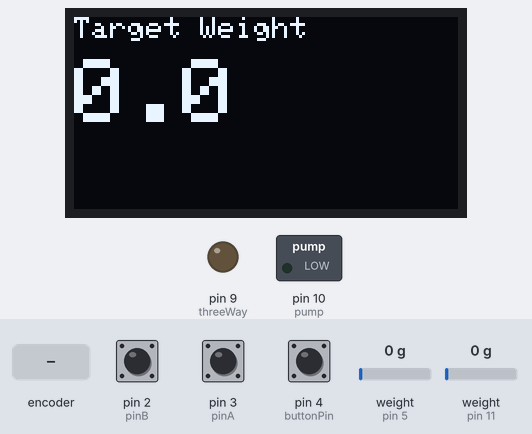
Recording of a sketch running on a simulated Arduino Uno, built with avr-gcc and run on an emulated ATmega328P. Shown: 128×64 one-colour display, switched loads named in the sketch (green lamp = pin HIGH), output pins drawn as LEDs (lit = HIGH). The test bench sets the inputs (shaded band); at power-on: pin 4 (buttonPin) HIGH, weight on the scale (sensors on pin 5, pin 11) 0 g, pin 2 (pinB) HIGH, pin 3 (pinA) HIGH. EEPROM starts erased.

Above: at 3.2 s.
3.3 s: pin 4 (buttonPin) pulled LOW for 0.15 s
At 4.7 s:
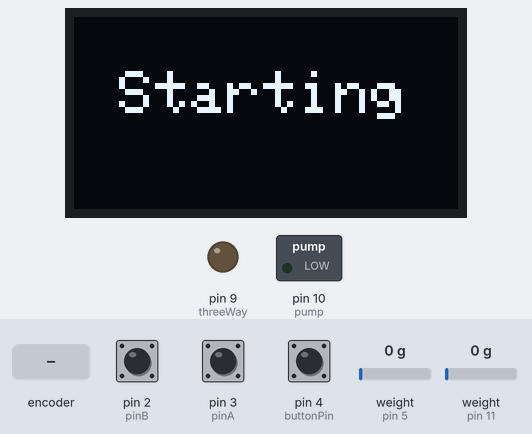
6.4 s: weight on the scale (sensor on pin 5) set to 100 g
8.2 s: rotary encoder on pin 3 (pinA) / pin 2 (pinB) turned 3 steps (first pin leading)
At 9.4 s:
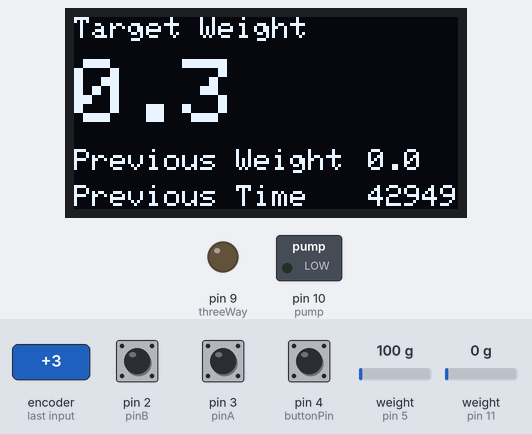
10.3 s: pin 4 (buttonPin) pulled LOW for 1 s
At 14.29 s:
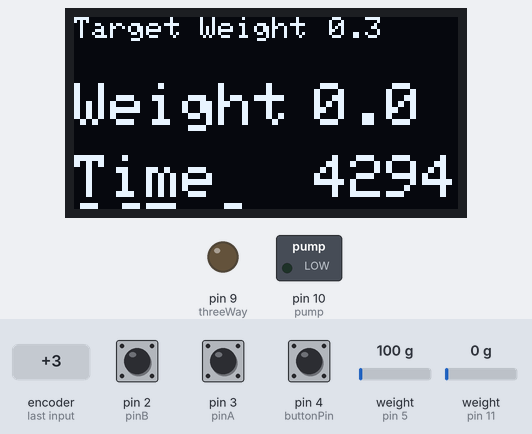
14.3 s: weight on the scale (sensor on pin 11) set to 100 g
16.0 s: rotary encoder on pin 3 (pinA) / pin 2 (pinB) turned 1 step (first pin leading)
At 17.5 s:
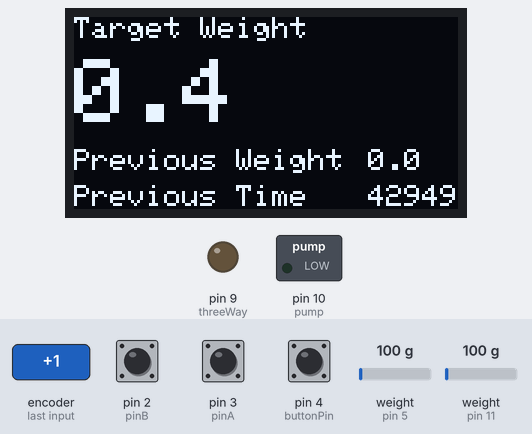
Timing chart, 0 to 18.7 s (numbered marks = the images above; inputs shaded):
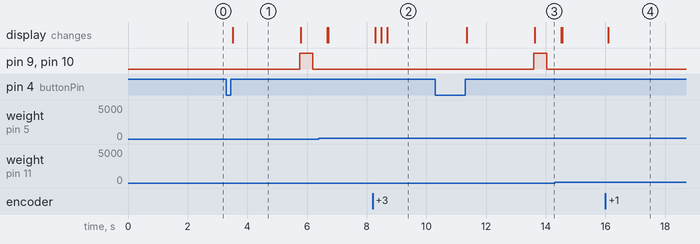

The sketch:

Espresso_Brain_By_Weight_Alternatetiming.ino
```cpp
//FYI I used this hx711 library
//     URL: https://github.com/RobTillaart/HX711


//Screen Stuff
#include <Adafruit_SSD1306.h>
//#include <splash.h>
#define SCREEN_WIDTH 128
#define SCREEN_HEIGHT 64
#define OLED_RESET     4 // Reset pin # (or -1 if sharing Arduino reset pin)
Adafruit_SSD1306 display(SCREEN_WIDTH, SCREEN_HEIGHT, &Wire, OLED_RESET);

#include <EEPROM.h> //This is being used to store the target weight so when arduino power cycles it retains last used weight

//this is the little board that comes with each load cell
#include "HX711.h"
HX711 scale;
HX711 scale2;

// pins for the first load cell
uint8_t dataPin = 5;
uint8_t clockPin = 6;

// pins for the second load cell
uint8_t dataPin2 = 11;
uint8_t clockPin2 = 12;

//the variable to hold a value for each load cell (float because it is a decimal)
float w1;
float w2;

//Obviously we use this stuff for weight
float currentWeight;
float lastWeight;
bool weightReached = false;
float targetWeight;
float weightOffset = 1.2; // This value is how many grams before the target should the pump shut off, you need to test

//This stuff is all related to timing
const unsigned long eventInterval = 100;
const unsigned long reachedInterval = 3000; // how long to keep reading and updating the weight after the target weight is reached (btw 1000 = 1s)
unsigned long previousTime = 0;
unsigned long startCounting;
float elapsedTime;
unsigned long currentTime;
float tV = 0.0;

//This is the weight that arduino will default to when powered on
int storedWeight;


//This is rudamentary state logic
bool started = false;
bool preStarted = false;


//-------------- the rotary encoder  //--------------
int buttonPin = 4;
int buttonPinState = 1;
int buttonPinLast = 1;
bool buttonPressed = 0;
int pinA =3;
int pinB = 2;
int pinAStateCurrent = HIGH;
int pinAStateLast = pinAStateCurrent;
bool turnDetected = false;


//-------------- The Relays //--------------
int threeWay = 9;
int pump = 10;

//Helper functions that turn the relays on and off
void extractOn(){
  digitalWrite(pump, HIGH);
  digitalWrite(threeWay, HIGH);
  }

void extractOff(){
  digitalWrite(pump, LOW);
  digitalWrite(threeWay, LOW);
  }


//-------------- These are the different layouts for each screen that we will use, helps keep our code more readable to break them out like this//--------------


//When you first turn the machine on
void preStartedDisplay(){
  display.setTextSize(1);
  display.setTextColor(SSD1306_WHITE); // Draw white text
  display.setCursor(0, 0);
  display.print("Target Weight");
  display.setTextSize(3);
  display.setTextColor(SSD1306_WHITE); // Draw white text
  display.setCursor(0, 14);
  display.print(targetWeight, 1);


//if you've pulled a shot already put the info on screen (if TV isnt 0 you've pulled a shot)
  if (tV !=0){
    display.setTextSize(1); // this is size..  1 is 8 pixels tall, 2 is 16, and so on
    display.setTextColor(SSD1306_WHITE); // Draw white text
    display.setCursor(0, 44); // this is position in (x,y)
    display.print("Previous Weight"); //display.print sends this to buffer
    display.setTextSize(1);
    display.setTextColor(SSD1306_WHITE); // Draw white text
    display.setCursor(98, 44);
    display.print(lastWeight, 1);
    display.setTextSize(1);
    display.setTextColor(SSD1306_WHITE); // Draw white text
    display.setCursor(0, 56);
    display.print("Previous Time");
    display.setTextSize(1);
    display.setTextColor(SSD1306_WHITE); // Draw white text
    display.setCursor(98, 56);
    display.print(tV, 1);
  }
}

//-------------- when the shot is being pulled this is what is shown
void startedDisplay(){

  display.setTextSize(1);
  display.setTextColor(SSD1306_WHITE); // Draw white text
  display.setCursor(0, 0);
  display.print("Target Weight");
  display.setTextSize(1);
  display.setTextColor(SSD1306_WHITE); // Draw white text
  display.setCursor(85, 0);
  display.print(targetWeight, 1);
  display.setTextSize(2);
  display.setTextColor(SSD1306_WHITE); // Draw white text
  display.setCursor(0,22);
  display.print("Weight");
  display.setTextSize(2);
  display.setTextColor(SSD1306_WHITE); // Draw white text
  display.setCursor(80,22);
  display.print(currentWeight, 1);
  display.setTextSize(2);
  display.setTextColor(SSD1306_WHITE); // Draw white text
  display.setCursor(0, 46);
  display.print("Time");
  display.setTextSize(2);
  display.setTextColor(SSD1306_WHITE); // Draw white text
  display.setCursor(80, 46);
  display.print(tV,1);


  }

//-------------- This is identical to when a shot is pulled only we switch to a more precise method of reading the scale (called lastWeight)

void justEndedDisplay(){
  display.setTextSize(1);
  display.setTextColor(SSD1306_WHITE); // Draw white text
  display.setCursor(0, 0);
  display.print("Target Weight");
  display.setTextSize(1);
  display.setTextColor(SSD1306_WHITE); // Draw white text
  display.setCursor(85, 0);
  display.print(targetWeight, 1);
  display.setTextSize(2);
  display.setTextColor(SSD1306_WHITE); // Draw white text
  display.setCursor(0,22);
  display.print("Weight");
  display.setTextSize(2);
  display.setTextColor(SSD1306_WHITE); // Draw white text
  display.setCursor(80,22);
  display.print(lastWeight, 1);
  display.setTextSize(2);
  display.setTextColor(SSD1306_WHITE); // Draw white text
  display.setCursor(0, 46);
  display.print("Time");
  display.setTextSize(2);
  display.setTextColor(SSD1306_WHITE); // Draw white text
  display.setCursor(80, 46);
  display.print(tV,1);

  }


//-------------- This is just that text "starting" that appears after you click the encoder but before the pump is on.


void startingDisplay(){
  display.clearDisplay();
  display.setTextSize(2);
  display.setTextColor(SSD1306_WHITE); // Draw white text
  display.setCursor(15,18);
  display.print("Starting");
  display.display();
  }


//-------------- This function adds or subtracts .1 to the target weight if you turn left or right
void increment(){
    turnDetected = true;
    //Rotation
    pinAStateCurrent = digitalRead(pinA);
    if((pinAStateLast == LOW) && (pinAStateCurrent == HIGH)){
    if(digitalRead(pinB) == HIGH){
          Serial.println("decremented");
          targetWeight -= 0.1;
        delay(15);
      }
    else {
    targetWeight += 0.1;
    delay(15);
    }
  }
  pinAStateLast = pinAStateCurrent;
}

//--------------  This function checks to see if the button was pressed
void buttonDetect(){
  buttonPinState=digitalRead(buttonPin);
  if (buttonPinState != buttonPinLast){
     if ((buttonPinState==1) && (!started)) /*I just started extracting*/{
      preStarted = false;
      startingDisplay();
      tareScales();
      delay(250);
      tV=0;
      currentWeight=0;
      elapsedTime=0;
      preStarted = false;
      started=true;
      extractOn();
      startCounting = millis();
      display.clearDisplay();
      }
     if ((elapsedTime>1.0) &&(buttonPinState==1) && (started)) /*I want to stop the extraction manually*/{
      weightReached = true;
      }
    buttonPinLast=buttonPinState;
  }
}
//-------------- This is the interupt that we create in our setup, the conditional statement means if you rotate the encoder while a shot is extracting it wont run any code and cause lag

void update(){
  if(preStarted) {
    increment();
  }
}

//--------------//--------------//--------------//--------------//--------------//--------------//--------------//--------------//--------------
//--------------//--------------//--------------//--------------//--------------//--------------//--------------//--------------//--------------

void setup()
{
  Serial.begin(9600);

//display setup
    if(!display.begin(SSD1306_SWITCHCAPVCC, 0x3C)) { // Address 0x3C for 128x32
    Serial.println(F("SSD1306 allocation failed"));
    for(;;); // Don't proceed, loop forever

  }

//This is seeing if this is the first time you are writing to the eeprom and if it is just put a 0 for now
  if (EEPROM.read(256) != 123){
    EEPROM.write(256, 123);
    storedWeight = 0;
  }

//This code runs every time the arduino powers back on... it sets the target weight to the last weight used so that it "remmbers"
  else {
    EEPROM.get(0, storedWeight);
  }
//  This is a trick to convert our int back into a float, eeprom floats cant go very high because you only have like a byte so we store the weigth as an int and convert it back
  targetWeight = storedWeight*0.1;

//setting up the relays
   pinMode (pump, OUTPUT);
   pinMode(threeWay, OUTPUT);

//making sure the pump and valve are off, probably dont need but just in case
   extractOff();

// inital display
  display.clearDisplay();
  preStartedDisplay();
  display.display();

//  This is our rotary encoder setup
  pinMode(buttonPin, INPUT_PULLUP); // initialize the button pin as a input
  pinMode (pinA, INPUT_PULLUP);
  pinMode (pinB, INPUT_PULLUP);
  attachInterrupt(digitalPinToInterrupt(pinA), update, CHANGE);


//  This initiallizes the scales
  scale.begin(dataPin, clockPin);
  scale2.begin(dataPin2, clockPin2);

//This is the callibration value for each load cell, you need to calibrate
//them with a known weight The good thing is that the value is linear so if
//you know somethign weights 100g you can calculate what the value should be.
  scale.set_scale(1091);
  scale2.set_scale(1105);

//set the scales to 0
  scale.tare();
  scale2.tare();

//Set the state of the system
  preStarted = true;
}

//--------------//--------------//--------------//--------------//--------------//--------------//--------------//--------------//--------------//--------------
//--------------//--------------//--------------//--------------//--------------//--------------//--------------//--------------//--------------//--------------

void loop(){

//check to see if extraction is running and perform a get weigth if it is
    if ((preStarted == false) && (!weightReached)){
        scaleFunc();
    }
// check to see if the shot just ended and switch to doing multiple averaged readings for more accuracy
    if ((preStarted == false) && (weightReached)){
        precisionScale();
    }


  currentTime = millis();
//check if button is pressed and run the button detect code we defined earlier
  buttonDetect();

//  ––––––––––––––––––––––––––––––––––––––––

//This is the code that updates the time and weight value while the extraction is happening
  if(started){
      if(!weightReached){
          elapsedTime = ((currentTime - startCounting)*.001);
          tV = elapsedTime;
        previousTime = currentTime;
        display.clearDisplay();
        startedDisplay();
        display.display();
        }
  }

//  ––––––––––––––––––––––––––––––––––––––––

//This is the code that updates the weight for a few more moments just after the shot has stopped extracting and timer has stopped
  if (weightReached && started){
    extractOff();
    display.clearDisplay();
    justEndedDisplay();
    display.display();
  if(currentWeight>lastWeight){
      lastWeight = currentWeight;
      }
    }
  //This is the code that goes back to the inial standby screen when you are finished extracting so you can set another weight
  if(!started){
    display.clearDisplay();
    preStartedDisplay();
    display.display();
  }


//This is the code to stop the extraction once the target weight is reached.
//I added the conditional to only runs 5s after extraction starts because
//sometimes you need to reposition your cup and that would trip
//the weight and stop extraction and ruin your shot :(

  if (tV>5){
    if ((currentWeight) > (targetWeight-weightOffset)){
       lastWeight=currentWeight;
       weightReached = true;
        if (storedWeight != round(targetWeight/0.1)) {
          storedWeight= round(targetWeight/0.1);
          EEPROM.put(0, storedWeight);
          }
    }
  }

//  this code runs after your weight is reached AND a certain extra
//amount of time has passed, you know for the last few drips...
//it resets the states so you are ready to brew again...
// e.g you can change it to 5s if you update your reached interval value to 5000 at the top.
    if( currentTime - previousTime >= reachedInterval){
        started=0;
        weightReached = false;
        preStarted = true;
        currentWeight=0;
        }


//  Post pump shutoff / residual flow compensation (WIP) ––––––––––––––––––––––––––––––––––––––––

//the idea behind this is if your shot is reaching weight quickly, cut the pump more grams before the target weight
//and the other way around, if your shot is coming out slow, only cut the pump just before the target.
// There is a smarter way to do this, I haven't discoverd it yet.

 if (tV <= 20){
  weightOffset = 3.0;
  }
 if ((tV >20) && (tV<= 22)){
  weightOffset = 1.9;
  }
 if ((tV >22) && (tV<= 24)){
  weightOffset = 1.5;
  }
 if ((tV >24) && (tV<= 26)){
  weightOffset = 1.2;
  }
 if ((tV >26) && (tV<= 28)){
  weightOffset = 1;
  }
 if ((tV >28) && (tV<= 30)){
  weightOffset = .9;
  }
 if ((tV >30) && (tV<= 33)){
  weightOffset = 1;
  }
 if (tV >33){
  weightOffset = .75;
  }


}//This is the end of our loop

//--------------//--------------//--------------//--------------//--------------//--------------//--------------//--------------//--------------//--------------
//--------------//--------------//--------------//--------------//--------------//--------------//--------------//--------------//--------------//--------------

//A few helper functions

//This asks the scales to get the weight and add them up
void scaleFunc(){
  w1 = scale.get_units();
  w2 = scale2.get_units();
  if((w1+w2)>1){
    currentWeight=(w1+w2);
   }
}
//This asks the scales to check the weight twice so in theory its more accurate, this is how the shot is weighed just after the pump is off
void precisionScale(){
  w1 = scale.get_units(2);
  w2 = scale2.get_units(2);
  currentWeight= (w1+w2);
  }

//We tare the cells just after the rotary knob is clicked, this helper function is almost not worth writing, but whatevs
void tareScales(){
  scale.tare();
  scale2.tare();
  }

//--------------
```

Measured:
- after the input at 3.3 s, pin 9 (threeWay), pin 10 (pump): LOW → HIGH after 2.5 s, → LOW 0.43 s later; the display: changes after 0.20 s (image 1)
- after the input at 8.2 s, the display: first changes after 0.08 s (image 2 shows a later state)
- after the input at 10.3 s, pin 9 (threeWay), pin 10 (pump): LOW → HIGH after 3.3 s, → LOW 0.43 s later; the display: first changes after 1.0 s (image 3 shows a later state)
- after the input at 16.0 s, the display: changes after 0.09 s (image 4)
- what the display in image 1 shows lasts 2.3 s, from 3.5 s to 5.8 s
